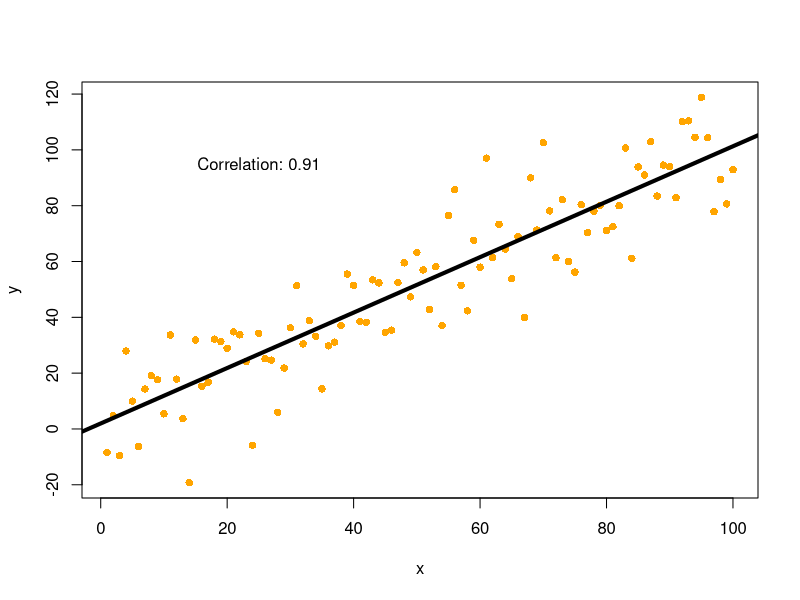

This chart was generated by the following R code:
#Correlation-plot-1.R
#Correlation plot in R
#Author: Abhishek Kumar 
#Date: 1-12-2020
# Data generation
set.seed(1)
x <- 1:100
y <- x + rnorm(100, mean = 0, sd = 15)

# Creating the plot
plot(x, y, pch = 16, col = "orange")

# Regression line
abline(lm(y ~ x), col = "black", lwd = 4)

# Pearson correlation
text(paste("Correlation:", round(cor(x, y), 2)), x = 25, y = 95)

